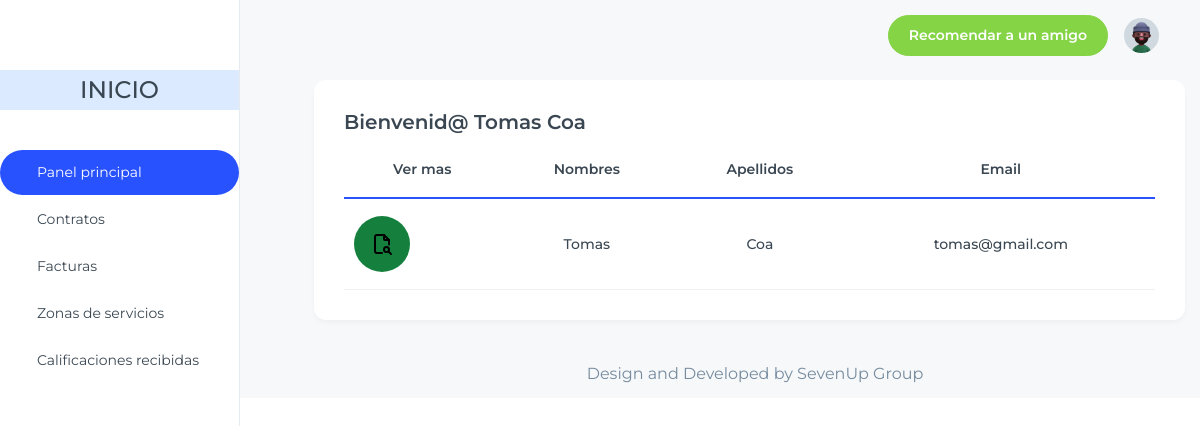
The page /home/prestador/ (signed in) on the database its author committed.
### apps/usuario/models.py (models this page shows, shortened)
class Usuario(AbstractUser):
    nombre = models.CharField(max_length=150, verbose_name="Nombre")
    apellido = models.CharField(max_length=150, verbose_name="Apellido")
    email = models.EmailField(unique=True, verbose_name="Correo electrónico")
    fecha_creacion = models.DateTimeField(auto_now_add=True, verbose_name="Fecha de creación")
    USERNAME_FIELD = 'email'
    REQUIRED_FIELDS = ['username', 'nombre', 'apellido']

### apps/prestador/views.py (the view)
# urls.py: path('prestador/', PrestadorPanelView.as_view(), name='prestador'),
class PrestadorPanelView(LoginRequiredMixin, generic.TemplateView):
    template_name = 'prestador_panel.html'
    def get_context_data(self, **kwargs):
        usuario_actual = self.request.user
        context = super().get_context_data(**kwargs)
        context['usuario'] = usuario_actual
        return context

### apps/prestador/templates/prestador_panel.html (shortened to what this page needs)
{% extends 'index_prestador.html' %}
{% load static %}
{% block content %}
<div class="container-fluid">
  <div class='row'>
    <div class="col-lg-12 pl-1">
      <div class="card ">
        <div class="card-body ">
          <h5 class="card-title fs-6 font-semibold">Bienvenid@ {{ usuario.nombre}} {{ usuario.apellido }} </h5>
            <div class="table-responsive">
              <table class="table text-nowrap align-middle mb-0">
                <thead>
                  <tr class="border-2 border-bottom border-primary border-0">
                    <th scope="col" class="text-center">Ver mas</th>
                    <th scope="col" class="text-center">Nombres</th>
                    <th scope="col" class="text-center">Apellidos</th>
                    <th scope="col" class="text-center">Email</th>
                  </tr>
                </thead>
                <tbody class="table-group-divider">
                  <tr>
                    <td class="text-center fw-medium">
                      <button type="button" class="flex justify-center items-center text-white bg-green-700 hover:bg-green-800 focus:outline-none focus:ring-4 focus:ring-green-300 font-medium rounded-full px-3 py-3 dark:bg-green-600 dark:hover:bg-green-700 dark:focus:ring-green-800">
                        <img src="{% static 'images/dash/logos/file-search.svg' %}" alt="Ícono" class="w-6 h-6">
                      </button>
                    </td>
                    <td class="text-center fw-medium">{{ usuario.nombre }}</td>
                    <td class="text-center fw-medium">{{ usuario.apellido }}</td>
                    <td class="text-center fw-medium">{{ usuario.email }}</td>
                  </tr>
                </tbody>
              </table>
            </div>
        </div>
      </div>
    </div>
  </div>
</div>
{% endblock %}

### rows shown on the page
Usuario: nombre "Tomas", apellido "Coa", email "tomas@gmail.com"
